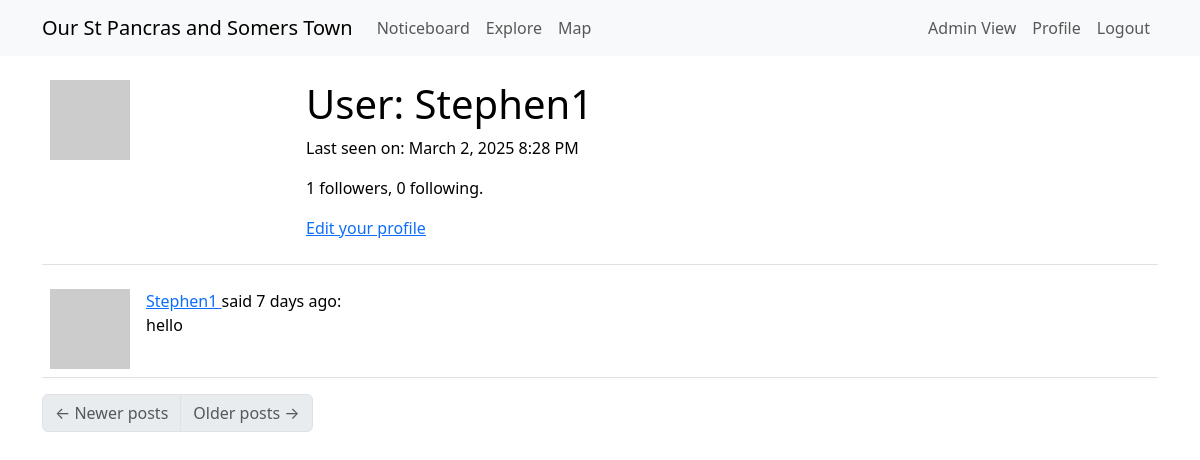
Before: /user/Stephen1 (signed in) with the older database file.
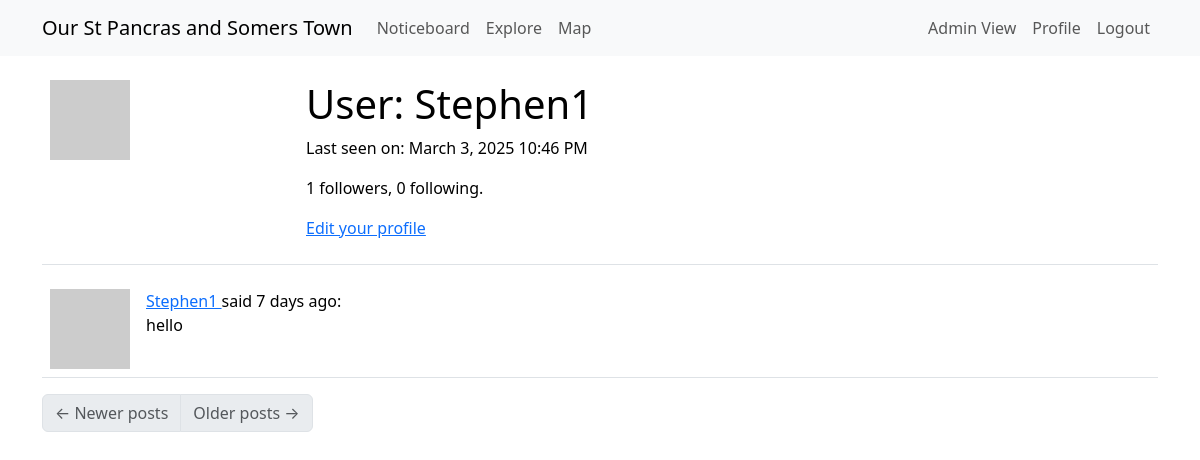
After: the same page with the newer database file.
### app/models.py (models this page shows, shortened)
class User(UserMixin, db.Model):
    __tablename__ = "User"
    __searchable__ = ['username', 'email',]
    id: so.Mapped[int] = so.mapped_column(primary_key=True) # so.Mapped gives a python data type to the attr, so.mapped_column creates the actual column
    access_level: so.Mapped[int] = so.mapped_column(
        default=0,  # Default to 0 (logged-in User)
        nullable=False
    )
    username: so.Mapped[str] = so.mapped_column(sa.String(64), index=True,
                                                unique=True)
    email: so.Mapped[str] = so.mapped_column(sa.String(120), index=True,
                                             unique=True)
    password_hash: so.Mapped[Optional[str]] = so.mapped_column(sa.String(256)) #attr can be defined as Optional
    about_me: so.Mapped[Optional[str]] = so.mapped_column(sa.String(140))
    last_seen: so.Mapped[Optional[datetime]] = so.mapped_column(
        default=lambda: datetime.now(timezone.utc))
    posts: so.WriteOnlyMapped['Post'] = so.relationship(
        back_populates='author',
        passive_deletes=True) #back_populates links Posts.author to User.posts
    following: so.WriteOnlyMapped['User'] = so.relationship(
        secondary=followers, primaryjoin=(followers.c.follower_id == id), # establish link between User and Follower tables, where the id matches (all the Users this current User follows)
        secondaryjoin=(followers.c.followed_id == id), #links followers back to Users. identifies all Users who are followed by the current User
        back_populates='followers',
        passive_deletes=True) #links User.following to Follower.followers (who the User is following)
    followers: so.WriteOnlyMapped['User'] = so.relationship(
        secondary=followers, primaryjoin=(followers.c.followed_id == id),
        secondaryjoin=(followers.c.follower_id == id),
        back_populates='following',
        passive_deletes=True) #same but for who the User is being followed by
    Markers: so.Mapped["Marker"] = so.relationship(
        "Marker",
        back_populates="creator",  # Links to the `Marker.creator` relationship
    )
    def avatar(self, size):
        digest = md5(self.email.lower().encode('utf-8')).hexdigest()
        return f'https://www.gravatar.com/avatar/{digest}?d=identicon&s={size}' #provides an automatic avatar
    def followers_count(self):
        query = sa.select(sa.func.count()).select_from(
            self.followers.select().subquery())
        return db.session.scalar(query)
    def following_count(self):
        query = sa.select(sa.func.count()).select_from(
            self.following.select().subquery())
        return db.session.scalar(query)

### app/routes.py (the view)
@app.route('/user/<username>') # view other user profiles for follow/unfollow
@login_required
def user(username):
    user = db.first_or_404(sa.select(User).where(User.username == username)) #get the matching user otherwise return a 404 invalid page error
    page = request.args.get('page', 1, type=int)
    query = user.posts.select().order_by(Post.timestamp.desc())
    posts = db.paginate(query, page=page,
                        per_page=app.config['POSTS_PER_PAGE'],
                        error_out=False) # collect + paginate all the current user’s posts in descending time order
    next_url = url_for('user', username=user.username, page=posts.next_num) \
        if posts.has_next else None
    prev_url = url_for('user', username=user.username, page=posts.prev_num) \
        if posts.has_prev else None
    form = EmptyForm() # provide a submit button to follow/unfollow users
    return render_template('user.html', user=user, posts=posts.items,
                           next_url=next_url, prev_url=prev_url, form=form)

### app/models.py (called while the page is built)
@login.user_loader
def load_User(id):
    return db.session.get(User, int(id))

### app/routes.py (called while the page is built)
@app.before_request
def before_request(): # if user is logged in, record the time they log in, update database
    if current_user.is_authenticated:
        current_user.last_seen = datetime.now(timezone.utc)
        db.session.commit()

### app/templates/user.html (shortened to what this page needs)
{% extends "base.html" %}
{% block content %}
    <table class="table table-hover">
        <tr>
            <td width="256px"><img src="{{ user.avatar(256) }}"></td>
            <td>
                <h1>User: {{ user.username }}</h1>
                {% if user.last_seen %}
                <p>Last seen on: {{ moment(user.last_seen).format('LLL') }}</p>
                {% endif %}
                <p>{{ user.followers_count() }} followers, {{ user.following_count() }} following.</p>
                {% if user == current_user %}
                <p><a href="{{ url_for('edit_profile') }}">Edit your profile</a></p>
                {% endif %}
            </td>
        </tr>
    </table>
    {% for post in posts %}
        {% include '_post.html' %}
    {% endfor %}
    <nav aria-label="Post navigation">
        <ul class="pagination">
            <li class="page-item{% if not prev_url %} disabled{% endif %}">
                <a class="page-link" href="{{ prev_url }}">
                    <span aria-hidden="true">&larr;</span> Newer posts
                </a>
            </li>
            <li class="page-item{% if not next_url %} disabled{% endif %}">
                <a class="page-link" href="{{ next_url }}">
                    Older posts <span aria-hidden="true">&rarr;</span>
                </a>
            </li>
        </ul>
    </nav>
{% endblock %}

Changed rows visible on the page:
changed User "Stephen1": last_seen "March 2, 2025 8:28 PM" → "March 3, 2025 10:46 PM"
